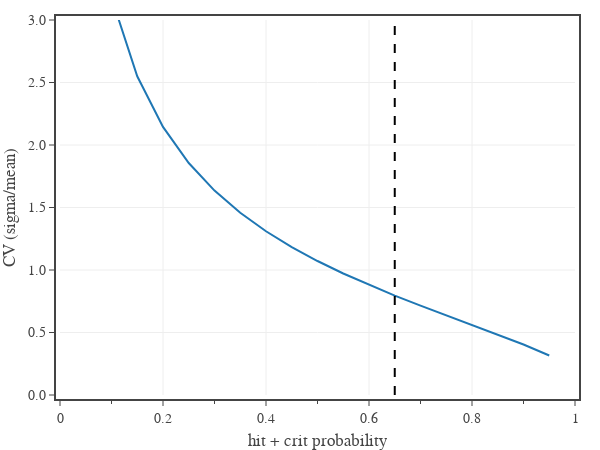

Notebook code cell kept with this figure:
### Code cell
# Attack damage CV vs hit probability for constant damage

# create figure
fig = go.Figure(
    layout=go.Layout(
        template=tfb.FIG_TEMPLATE,
        xaxis=dict(
            title_text='hit + crit probability',
            tick0=0, dtick=0.2,
            minor=dict(tick0=0, dtick=0.1),
            range=[0,1],
        ),
        yaxis=dict(
            title_text='CV (sigma/mean)',
            tickformat='.1f',
            range=[0,3],
        ),
        legend=dict(
            xanchor='left', yanchor='bottom',
            x=0.00, y=0.00,
            orientation='v',
            tracegroupgap=0,
        )
    )
)

c = 2.0
p_crit = 1.0/20
p_hit = np.linspace(0,18,19)/20.0
for CV in [0.0]:
    
    fig.add_trace(go.Scatter(
        x=p_crit + p_hit, 
        y=np.sqrt(((CV*CV)*(p_hit + 4*p_crit) + (p_hit + p_crit*c*c - (p_hit + p_crit*c)**2))/((p_hit + p_crit*c)**2)),
        name=f'hit damage CV = {CV:.2f}',
        mode='lines',
        showlegend=False,
        hovertemplate=
            f'hit damage CV {CV:.2f}<br>'+
            'hit + crit probability %{x:.2f}<br>'+
            'attack CV %{y:.2f}<extra></extra>'
    ))

fig.add_trace(go.Scatter(
    x=[0.65, 0.65], 
    y=[0,3],
    mode='lines',
    showlegend=False,
    hoverinfo='skip',
    line=dict(color='black', dash='dash')
))

# show figure
fig.update_layout(width=600, height=450, barmode='group')
fig.show(config=tfb.FIG_CONFIG)

# save figures
if SAVEFIGS:
    fig.update_layout(autosize=True, width=None, height=None)
    tfb.save_fig_html(fig, format='large', name=f'./fig-fixed-attack-cv-vs-hit-large')
    tfb.save_fig_html(fig, format='small', name=f'./fig-fixed-attack-cv-vs-hit-small')

### Figure 1 — Plotly figure (JSON) as saved in the notebook; plotly's stock layout.template omitted (floating-point values rounded to 4 significant figures)
{"data": [{"hovertemplate": "hit damage CV 0.00<br>hit + crit probability %{x:.2f}<br>attack CV %{y:.2f}<extra></extra>", "mode": "lines", "name": "hit damage CV = 0.00", "showlegend": false, "type": "scatter", "x": [0.05, 0.1, 0.15, 0.2, 0.25, 0.3, 0.35, 0.4, 0.45, 0.5, 0.55, 0.6, 0.65, 0.7, 0.75, 0.8, 0.85, 0.9, 0.95], "y": [4.359, 3.18, 2.55, 2.145, 1.856, 1.635, 1.458, 1.31, 1.183, 1.072, 0.9718, 0.8804, 0.7954, 0.7149, 0.6374, 0.5611, 0.4843, 0.4043, 0.3162]}, {"hoverinfo": "skip", "line": {"color": "black", "dash": "dash"}, "mode": "lines", "showlegend": false, "type": "scatter", "x": [0.65, 0.65], "y": [0, 3]}], "layout": {"barmode": "group", "height": 450, "legend": {"orientation": "v", "tracegroupgap": 0, "x": 0, "xanchor": "left", "y": 0, "yanchor": "bottom"}, "width": 600, "xaxis": {"dtick": 0.2, "minor": {"dtick": 0.1, "tick0": 0}, "range": [0, 1], "tick0": 0, "title": {"text": "hit + crit probability"}}, "yaxis": {"range": [0, 3], "tickformat": ".1f", "title": {"text": "CV (sigma/mean)"}}}}
